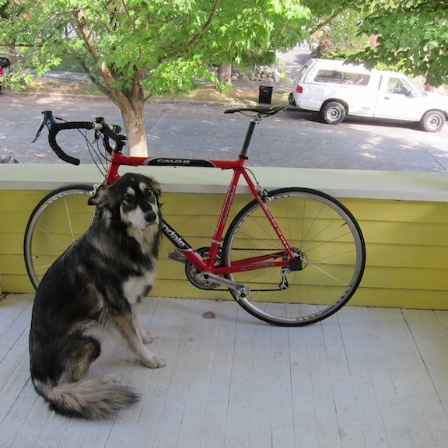
#> input picture 2019/09/02/SSD-Single-Shot-MultiBox-Detector/resized.jpg, 448 x 448 px
$ python ssd_anchor_visualize.py
#> lines starting #> are read from the running program, lines starting #| are printed output that depends on the picture
import cv2
import numpy as np

def IOU(a, b):
    """ intersection over union
    Params:
        a, b: {list(x1, y1, x2, y2)}
    Returns:
        iou: {float}
    """
    x1a, y1a, x2a, y2a = a
    x1b, y1b, x2b, y2b = b
    _x1 = max(x1a, x1b)
    _y1 = max(y1a, y1b)
    _x2 = min(x2a, x2b)
    _y2 = min(y2a, y2b)
    _h, _w = abs(_y2 - _y1), abs(_x2 - _x1)
    i = _h * _w
    u =  (x2a - x1a) * (y2a - y1a) + (x2b - x1b) * (y2b - y1b) - i
    iou = i / u
    return iou

dog  = [ 95, 295, 140, 250, (  0,   0, 255)]
bike = [205, 212, 340, 214, (  0, 255, 255)]
car  = [365,  92, 150,  64, (255, 255,   0)]
anchors = [[2.5, 1.5], [1.5, 2.5]]
resolutions = [4, 6, 8]

image = cv2.imread('resized.jpg', cv2.IMREAD_COLOR)
#> image is the input picture: shape (448, 448, 3); mean B, G, R 116.2, 136.2, 134.9
H, W = image.shape[:2]
#> H = 448; W = 448

for r in resolutions:
    im = image.copy()

    cellsize = H // r

    # 网格
    for i in range(r):
        cv2.line(im, (cellsize * i, 0), (cellsize * i, H), (255, 255, 255))
        cv2.line(im, (0, cellsize * i), (W, cellsize * i), (255, 255, 255))

    # ground truth
    for x, y, w, h, c in [dog, bike, car]:
        cv2.rectangle(im, (x - w // 2, y - h // 2),
                                (x + w // 2, y + h // 2), c, 2)

        # anchor
        for i in range(r):
            for j in range(r):

                xa = int((i + 0.5) * cellsize)
                ya = int((j + 0.5) * cellsize)

                for anchor in anchors:
                    ha = int(cellsize * anchor[0])
                    wa = int(cellsize * anchor[1])
                    _x1 = max(0, xa - wa // 2)
                    _y1 = max(0, ya - ha // 2)
                    _x2 = min(H, xa + wa // 2)
                    _y2 = min(W, ya + ha // 2)
                    iou = IOU([x - w // 2, y - h // 2, x + w // 2, y + h // 2], [_x1, _y1, _x2, _y2])
                    if iou > 0.5 and \
                        xa > x - w // 2 and xa < x + w // 2 \
                            and ya > y - h // 2 and ya < y + h // 2:
                        cv2.rectangle(im, (xa - wa // 2, ya - ha // 2),
                                                (xa + wa // 2, ya + ha // 2), c, 1)
                        cv2.circle(im, (xa, ya), 4, c, -1)

    cv2.imshow("im%dx%d" % (r, r), im)
    cv2.imwrite("im%dx%d_anchor.jpg" % (r, r), im)
#> this loop made 3 passes
#> pass 1, `cv2.imshow("im%dx%d" % (r, r), im)`:
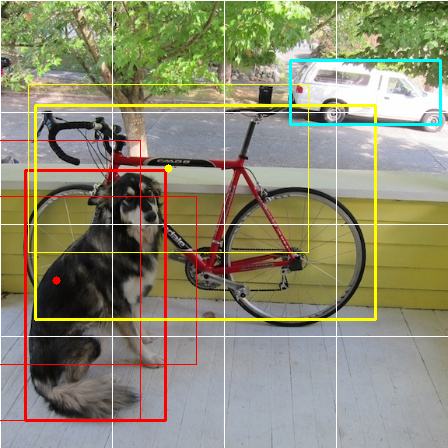
#> window 'im4x4': shape (448, 448, 3); mean B, G, R 115.1, 139.5, 140.6
#> pass 2, `cv2.imshow("im%dx%d" % (r, r), im)`:
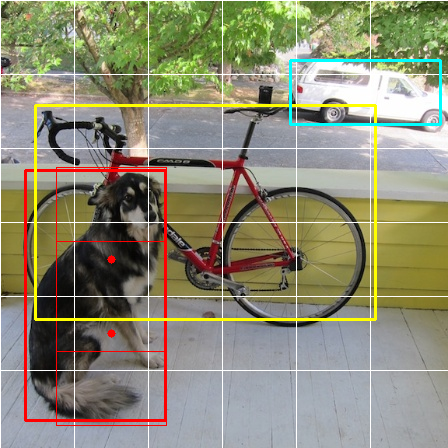
#> window 'im6x6': shape (448, 448, 3); mean B, G, R 116.9, 140, 140.9
#> after the loop:
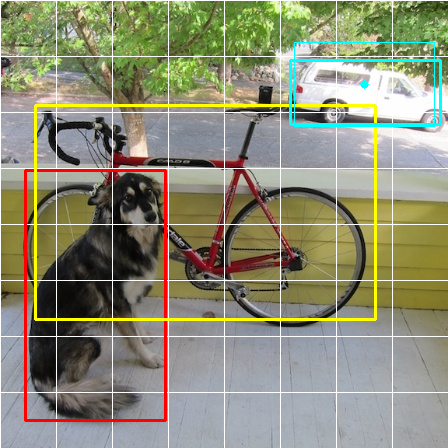
#> im: shape (448, 448, 3); mean B, G, R 118.7, 141.6, 141

cv2.waitKey(0)
